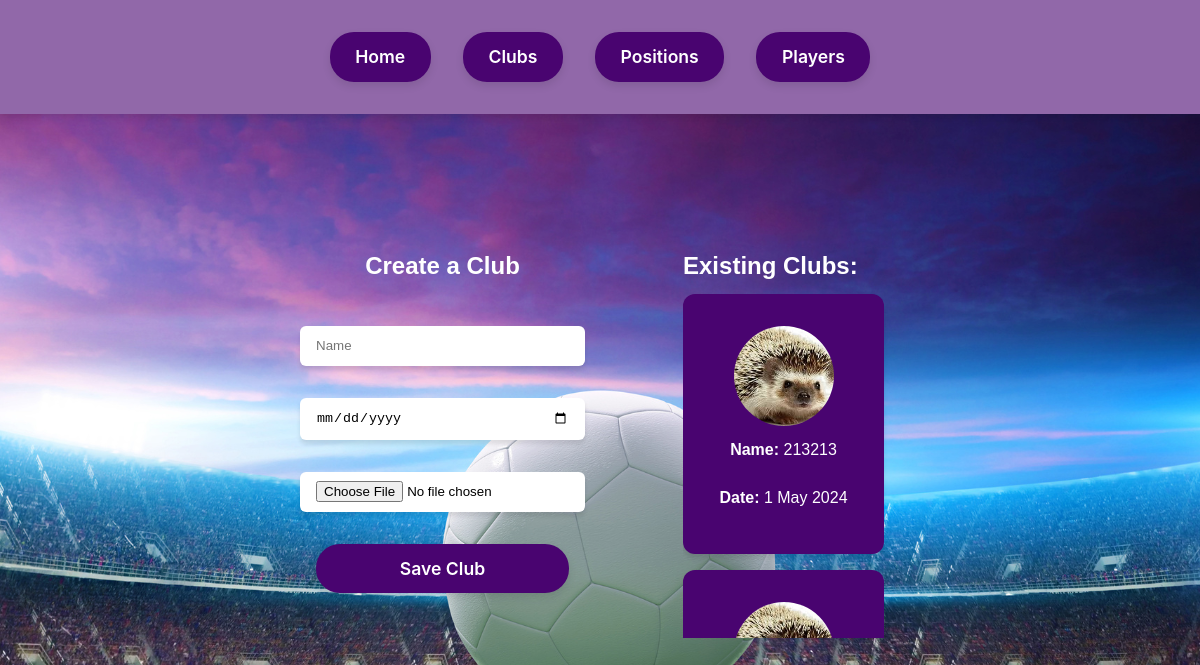
/clubs/, run on an earlier commit of the app's database.
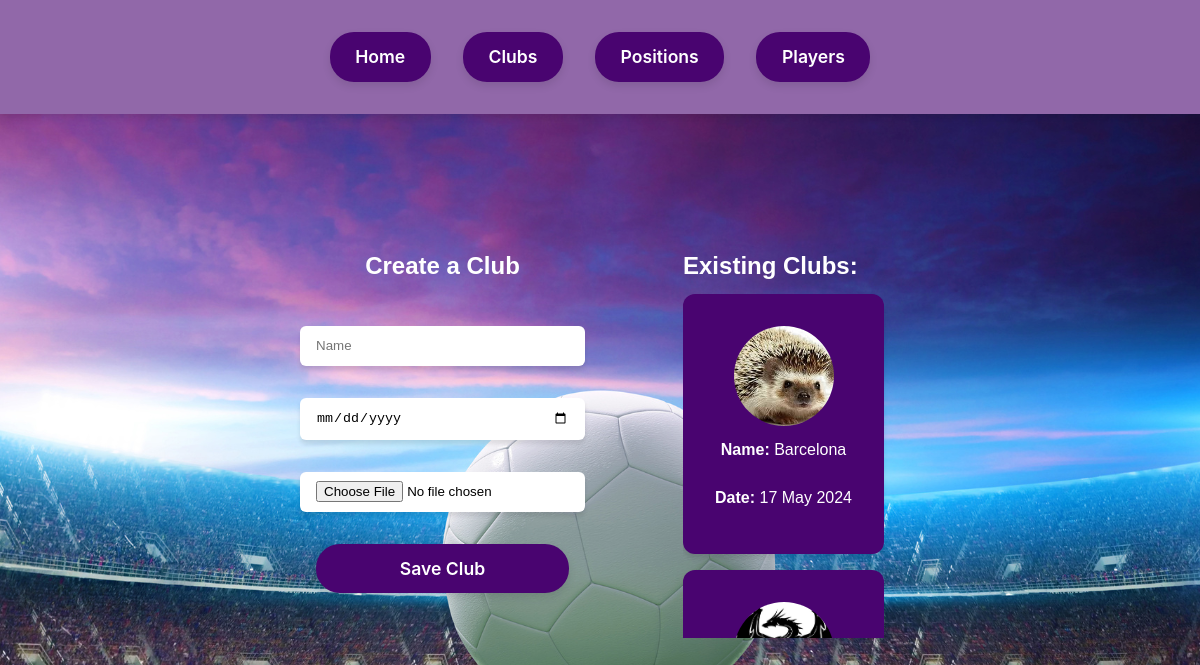
And on a later commit of the database.
### www/models.py (models this page shows, shortened)
class Club(models.Model):
    name = models.CharField(max_length=100)
    date = models.DateTimeField(max_length=10)
    photo = models.ImageField(upload_to='images')

### www/views.py (the view)
# urls.py: path('clubs/', views.clubs, name='clubs'),
def clubs(request):
    if request.method == 'POST':
        form = ClubsForm(request.POST, request.FILES)
        if form.is_valid():
            form.save()
            return redirect('clubs')
    else:
        form = ClubsForm()
    clubs_list = Club.objects.all()
    return render(request, 'www/clubs.html', {'form': form, 'clubs': clubs_list})

### www/forms.py
class ClubsForm(forms.ModelForm):
    name = forms.CharField(max_length=15, widget=forms.TextInput(attrs={'placeholder': 'Name'}))
    date = forms.DateField(widget=forms.DateInput(attrs={'type': 'date', 'placeholder': 'Date'}))
    photo = forms.ImageField(widget=forms.FileInput(attrs={'placeholder': 'Choose a photo'}))
    class Meta:
        model = Club
        fields = '__all__'

### www/templates/www/clubs.html (shortened to what this page needs)
<!DOCTYPE html>
<html lang="en">
<head>
    {% load static %}
    <link rel="stylesheet" href="{% static 'reset.css' %}">
    <link rel="stylesheet" href="{% static 'header.css' %}">
    <link rel="stylesheet" href="{% static 'main.css' %}">
    <link rel="stylesheet" href="{% static 'clubs.css' %}">
</head>
<body>
    <header>
        <div class="container">
            <a href="{% url 'index' %}"><button class="button">Home</button></a>
            <a href="{% url 'clubs' %}"><button class="button">Clubs</button></a>
            <a href="{% url 'positions' %}"><button class="button">Positions</button></a>
            <a href="{% url 'players' %}"><button class="button">Players</button></a>
        </div>
    </header>
    <section class="clubs">
        <div class="container">
            <div class="create_club">
                <h1 class="title">Create a Club</h1>
                <form method="post" enctype="multipart/form-data">
                    {{ form.name }}
                    {{ form.date }}
                    {{ form.photo }}
                    <button type="submit" class="button">Save Club</button>
                </form>
            </div>
            <div class="existing_clubs">
                <h1 class="title">Existing Clubs:</h1>
                    {% for club in clubs %}
                        <a class="card" href="{% url 'club_detail' club.id %}">
                            <img src="{{ club.photo.url }}" alt="{{ club.name }}" width="100">
                            <p><span>Name:</span> {{ club.name }}</p>
                            <p><span>Date:</span> {{ club.date|date:"j F Y" }}</p>
                        </a>
                    {% endfor %}
            </div>
        </div>
    </section>
</body>
</html>

What changed in the data, as far as the page shows it:
removed Club: photo (picture), name "213213", date "1 May 2024"
removed Club: photo (picture)
added Club: photo (picture), name "Barcelona", date "17 May 2024"
added Club: photo (picture)
